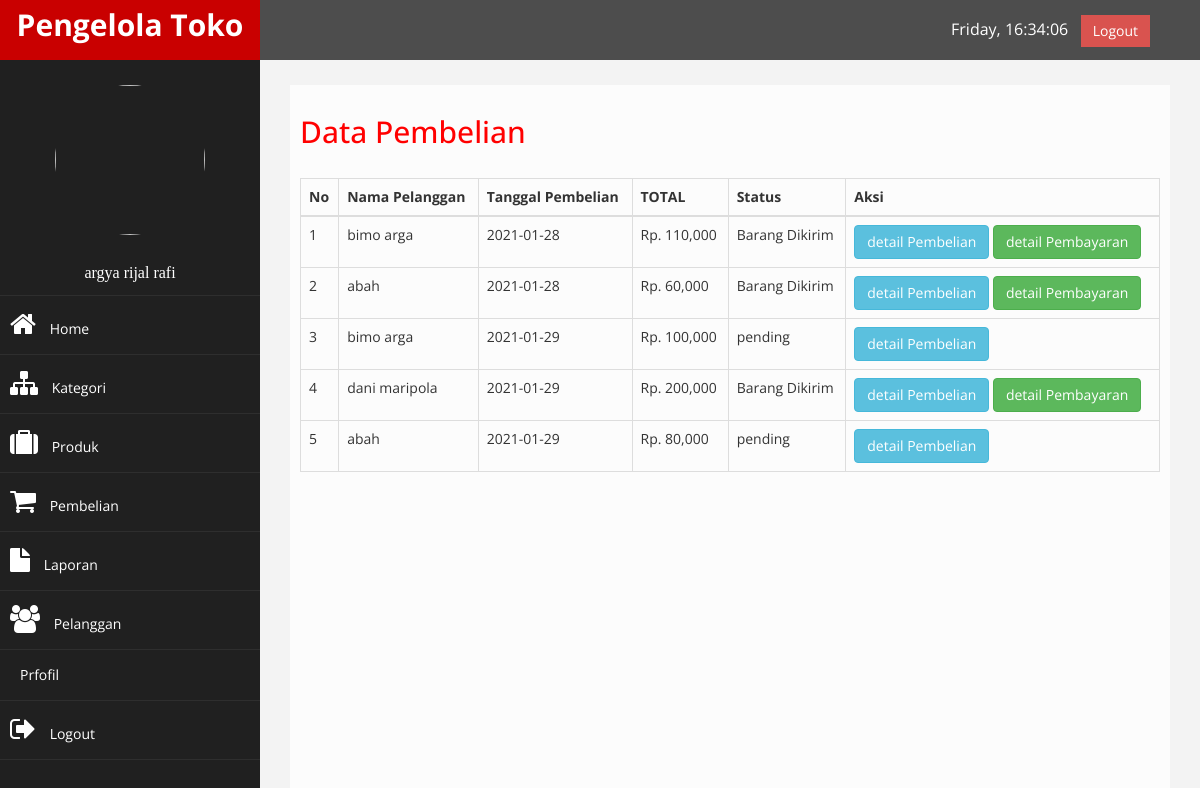
The app's page /admin/index.php?halaman=pembelian (signed in) with its own data.
### tables this page shows
CREATE TABLE `pembelian` (
  `id_pembelian` int(11) NOT NULL,
  `id_pelanggan` int(11) NOT NULL,
  `tanggal_pembelian` date NOT NULL,
  `total_pembelian` int(11) NOT NULL,
  `id_ongkir` int(11) NOT NULL,
  `nama_kota` varchar(100) NOT NULL,
  `tarif` int(11) NOT NULL,
  `alamat_rumah` varchar(100) NOT NULL,
  `status_pembelian` varchar(50) NOT NULL DEFAULT 'pending',
  `resi_pengiriman` varchar(50) NOT NULL
);

CREATE TABLE `pelanggan` (
  `id_pelanggan` int(11) NOT NULL,
  `email_pelanggan` varchar(100) NOT NULL,
  `password_pelanggan` varchar(250) NOT NULL,
  `nama_pelanggan` varchar(100) NOT NULL,
  `telepon_pelanggan` varchar(15) NOT NULL
);

### admin/pembelian.php (the view, shortened to what this page needs)
<!DOCTYPE html>
<html lang="en">
<head>
</head>
<h2>Data Pembelian</h2><br>
<body>
    <table class="table table-bordered">
        <thead>
            <tr>
                <th>No</th>
                <th>Nama Pelanggan</th>
                <th>Tanggal Pembelian</th>
                <th>TOTAL</th>
                <th>Status</th>
                <th>Aksi</th>
            </tr>
        </thead>
        <tbody>
        <?php $i=1; ?>
        <?php $ambil = $conn -> query("SELECT * FROM pembelian JOIN pelanggan ON pembelian.id_pelanggan = pelanggan.id_pelanggan") ;?>
        <?php while ($pecah = $ambil->fetch_assoc()){ ?>
        <?php $number =  $pecah["total_pembelian"];
        $bil = number_format($number,0);?>
            <tr>
                <td><?= $i;?></td>
                <td><?= $pecah ["nama_pelanggan"]; ?></td>
                <td><?= $pecah ["tanggal_pembelian"] ?></td>
                <td>Rp. <?= $bil ?></td>
                <td><?= $pecah ["status_pembelian"] ?></td>
                <td>
                    <a href="index.php?halaman=detail&id=<?= $pecah ["id_pembelian"];?>" class="btn btn-info">detail Pembelian</a>
                    <?php if ($pecah["status_pembelian"] !== "pending"):?>
                        <a href="index.php?halaman=pembayaran&id=<?= $pecah ["id_pembelian"];?>" class="btn btn-success">detail Pembayaran</a>
                    <?php endif ?>
                </td>
            </tr>
            <?php $i++; ?>
        <?php } ?>
        </tbody>
    </table>
</body>
</html>

### admin/assets/css/custom.css (style rules this page uses)
body { font-family: 'Open Sans', sans-serif; }
h2 { color: #f00; }

### records on screen
pembelian: id_pelanggan.nama_pelanggan "bimo arga", tanggal_pembelian "2021-01-28", total_pembelian "110,000", status_pembelian "Barang Dikirim"
pembelian: id_pelanggan.nama_pelanggan "abah", tanggal_pembelian "2021-01-28", total_pembelian "60,000", status_pembelian "Barang Dikirim"
pembelian: id_pelanggan.nama_pelanggan "bimo arga", tanggal_pembelian "2021-01-29", total_pembelian "100,000", status_pembelian "pending"
pembelian: id_pelanggan.nama_pelanggan "dani maripola", tanggal_pembelian "2021-01-29", total_pembelian "200,000", status_pembelian "Barang Dikirim"
pembelian: id_pelanggan.nama_pelanggan "abah", tanggal_pembelian "2021-01-29", total_pembelian "80,000", status_pembelian "pending"

### other values on screen
$_SESSION["admin"]["nama_lengkap"] "argya rijal rafi"
